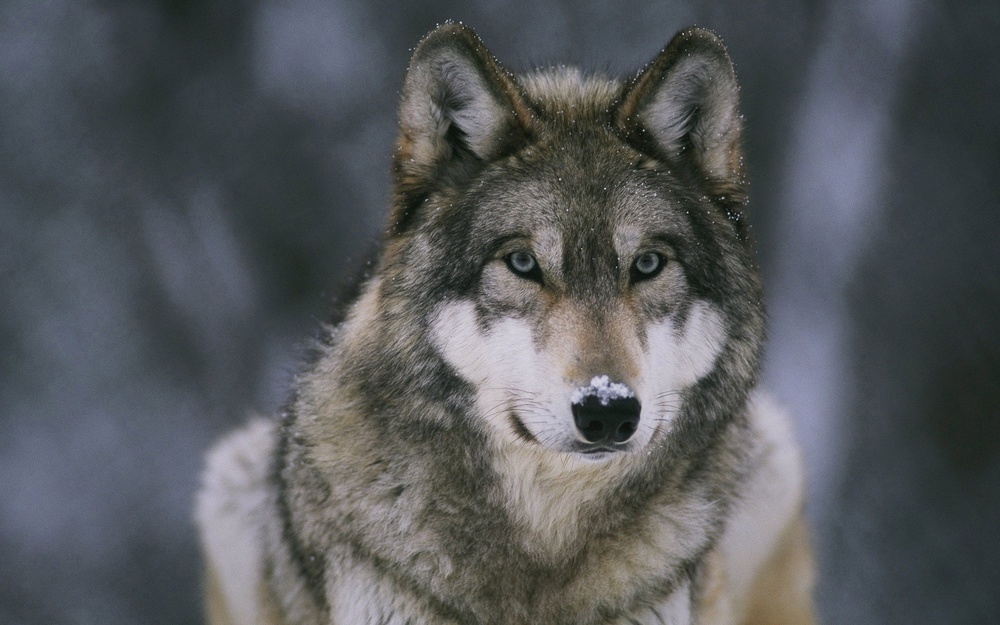
#> input picture TASK 4 - beginner level/wolf.jpeg, 1000 x 625 px, shrunk from 2880 x 1800 before the run
$ jupyter execute 'Task - 4 Beginner Level.ipynb'
#> lines starting #> are read from the running program, lines starting #| are printed output that depends on the picture
# Task - 4 Beginner Level
# Image to Pencil Sketch with Python

--------------------------------------------------------------
## By : Isha Patel

[cell 1]
import cv2
import numpy as np
import matplotlib.pyplot as plt

[cell 2]
# Step 1: Load the image
image_path = 'wolf.jpeg'
image = cv2.imread(image_path)
#> image is the input picture: shape (625, 1000, 3); mean B, G, R 91.2, 88.7, 85.8
image_rgb = cv2.cvtColor(image, cv2.COLOR_BGR2RGB)  # Convert to RGB

[cell 3]
# Display the image using matplotlib
plt.imshow(image_rgb)
plt.axis('off')  # Turn off axes
plt.title('RGB Image')
plt.show()

[cell 4]
image_gray = cv2.cvtColor(image_rgb, cv2.COLOR_RGB2GRAY)  # Convert to grayscale
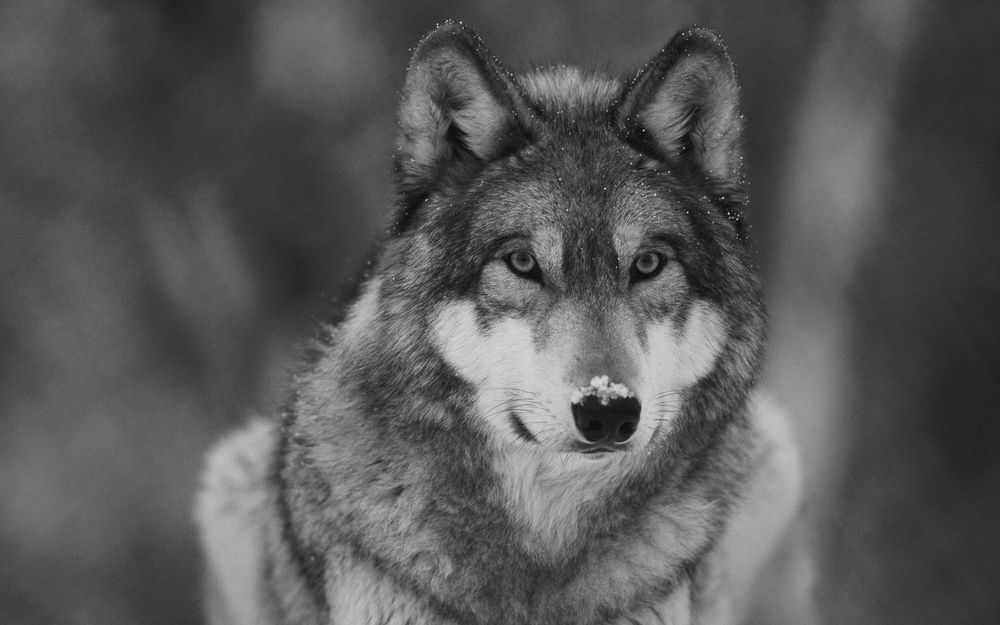
#> image_gray: shape (625, 1000); min 12, max 232, mean 88.2

[cell 5]
plt.imshow(image_gray, cmap='gray')
plt.title('Grayscale Image')
plt.axis('off')

[cell 6]
image_inverted = 255 - image_gray  # Invert the grayscale image
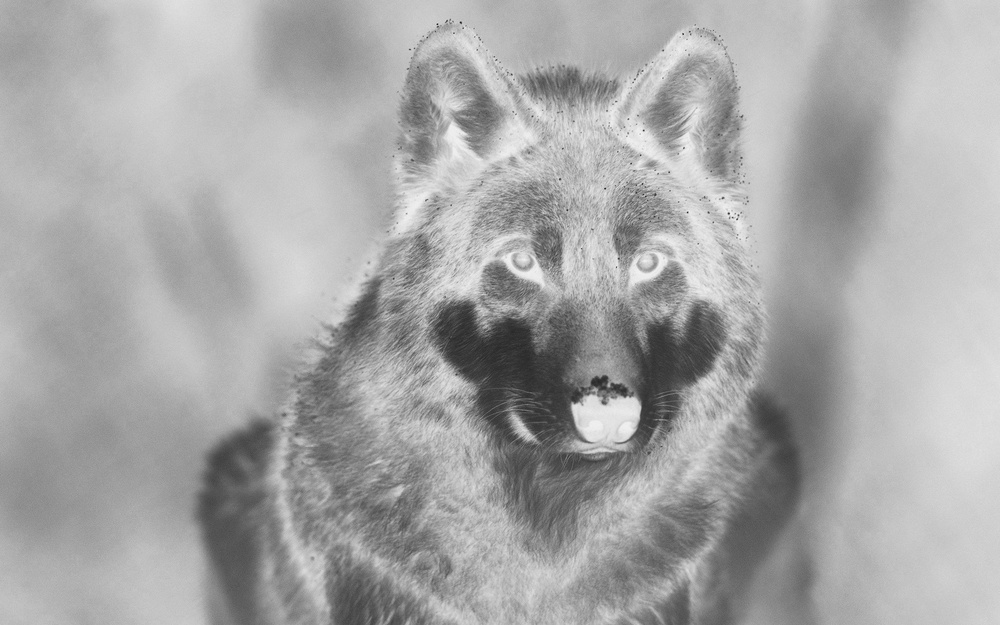
#> image_inverted: shape (625, 1000); min 23, max 243, mean 166.8

[cell 7]
# Display the image using matplotlib
plt.imshow(image_inverted, cmap='gray')
plt.title('Inverted Image')
plt.axis('off')

[cell 8]
ksize = (21, 21)  # Adjust kernel size based on image size
image_blurred = cv2.GaussianBlur(image_inverted, ksize, sigmaX=0, sigmaY=0)

[cell 9]
# Display the image using matplotlib
plt.imshow(image_blurred, cmap='gray')
plt.title('Blurred Image')
plt.axis('off')

[cell 10]
pencil_sketch = cv2.divide(image_gray, image_blurred, scale=256.0)
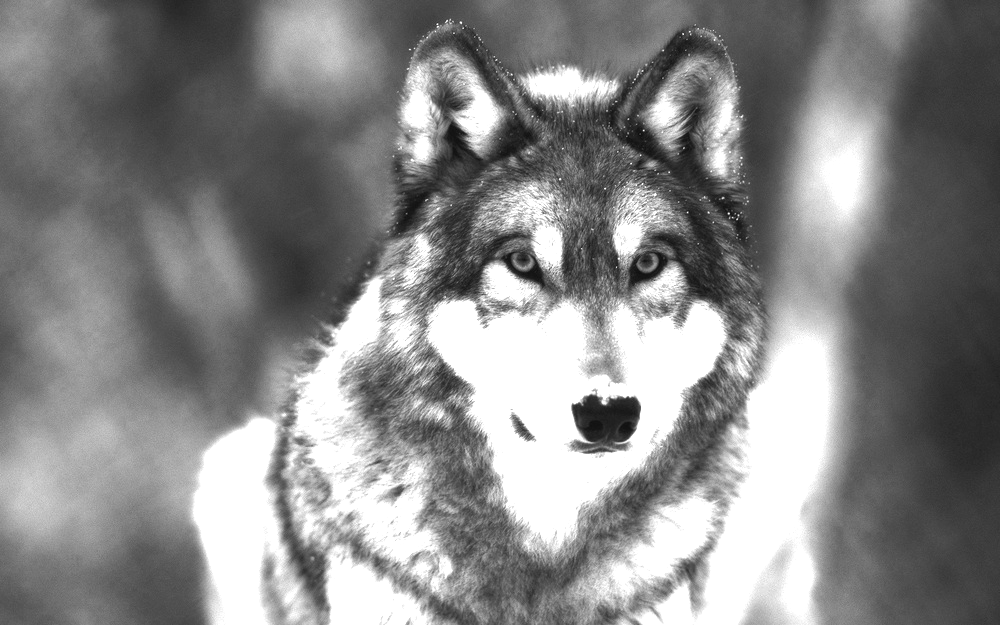
#> pencil_sketch: shape (625, 1000); min 13, max 255, mean 136.2

[cell 11]
# Display the image using matplotlib
plt.imshow(pencil_sketch, cmap='gray')
plt.title('Pencil Sketch')
plt.axis('off')

[cell 12]
plt.figure(figsize=(15, 5))

plt.subplot(131)
plt.imshow(image_rgb)
plt.title('Original RGB Image')
plt.axis('off')

plt.subplot(132)
plt.imshow(image_gray, cmap='gray')
plt.title('Original Grey Image')
plt.axis('off')

plt.subplot(133)
plt.imshow(pencil_sketch, cmap='gray')
plt.title('Inverted Blurred Image')
plt.axis('off')

plt.tight_layout()
plt.show()
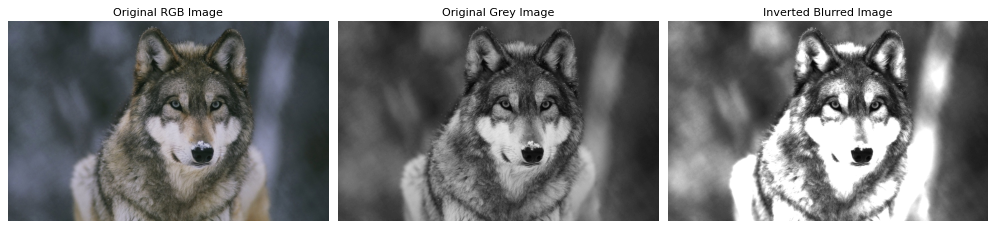
#> figure drawn by matplotlib, 3 panels

[cell 13]
plt.figure(figsize=(12, 4))

plt.subplot(131)
plt.imshow(image_blurred, cmap='gray')
plt.title('Blurred Image')
plt.axis('off')

plt.subplot(132)
plt.imshow(pencil_sketch, cmap='gray')
plt.title('Pencil Sketch Image')
plt.axis('off')

plt.tight_layout()
plt.show()
